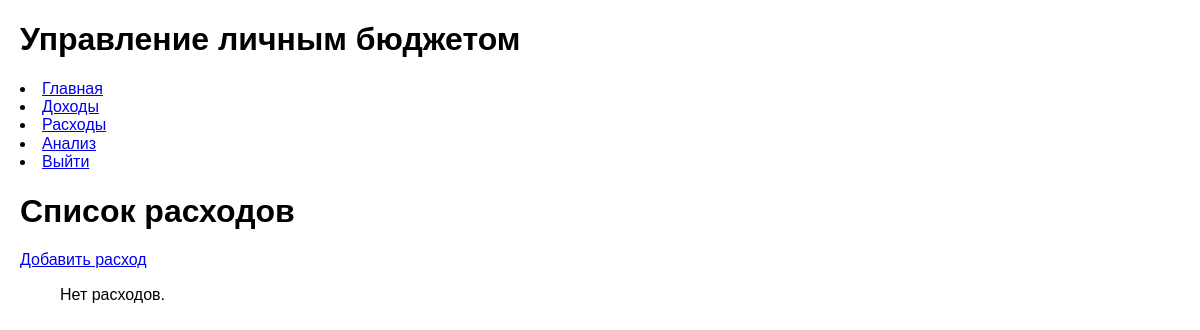
/expenses/ (signed in), run on an earlier commit of the app's database.
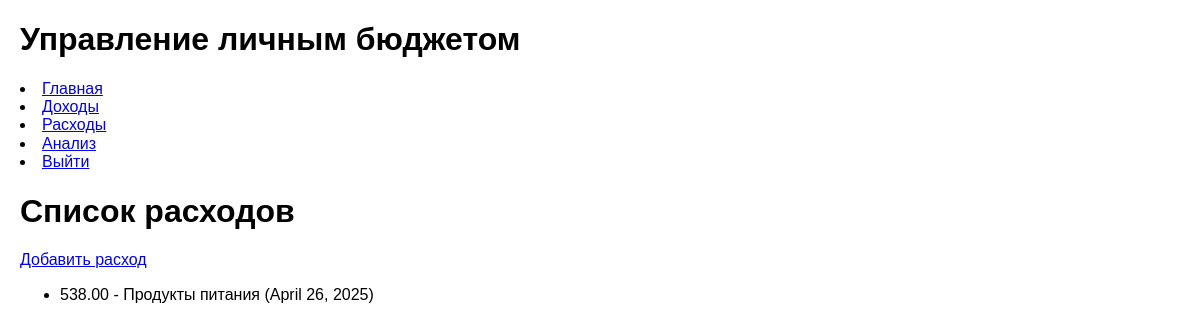
And on a later commit of the database.
### budget/models.py (models this page shows, shortened)
class Expense(models.Model):
    user = models.ForeignKey(User, on_delete=models.CASCADE)
    category = models.ForeignKey(ExpenseCategory, on_delete=models.SET_NULL, null=True, blank=True)
    amount = models.DecimalField(max_digits=10, decimal_places=2)
    date = models.DateField()

class ExpenseCategory(models.Model):
    name = models.CharField(max_length=100)
    def __str__(self):
        return self.name

### budget/views.py (the view)
# urls.py: path('expenses/', views.expense_list, name='expense_list'),
def expense_list(request):
    expenses = Expense.objects.filter(user=request.user)
    return render(request, 'budget/expense_list.html', {'expenses': expenses})

### budget/templates/budget/expense_list.html (shortened to what this page needs)
{% extends 'budget/base.html' %}
{% block content %}
<h1>Список расходов</h1>
<a href="{% url 'add_expense' %}" class="btn">Добавить расход</a>
<ul>
    {% for expense in expenses %}
    <li>{{ expense.amount }} - {{ expense.category }} ({{ expense.date }})</li>
    {% empty %}
    <p>Нет расходов.</p>
    {% endfor %}
</ul>
{% endblock %}

What changed in the data, as far as the page shows it:
added Expense: amount "538.00", category "Продукты питания", date "April 26, 2025"
Also different on the page:
text no longer shown: "Нет расходов."
